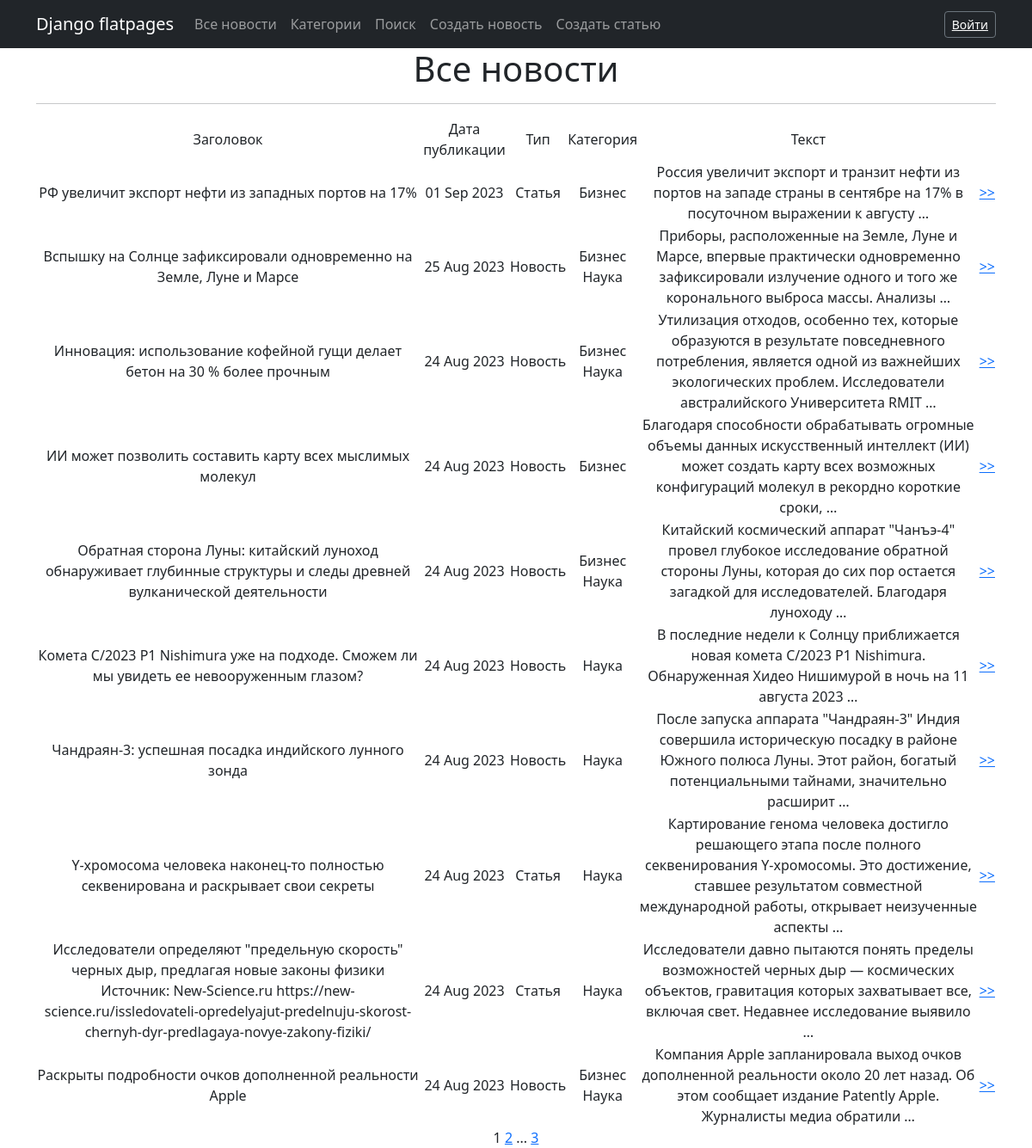
Page /news/ on the committed database.
### news/models.py (models this page shows, shortened)
class Post(models.Model):
    news = 'N'
    article = 'A'
    POSITIONS = [
        (news, 'Новость'),
        (article, 'Статья')
    ]
    author = models.ForeignKey(Author, on_delete=models.CASCADE)
    select = models.CharField(max_length=1, choices=POSITIONS, default=news)
    datetime = models.DateTimeField(auto_now_add=True)
    title = models.CharField(max_length=255)
    text = models.TextField()
    category = models.ManyToManyField(Category)
    rating = models.IntegerField(default=0)

class Category(models.Model):
    name = models.CharField(max_length=64, unique=True)
    subscribers = models.ManyToManyField(User)  # related_name='categories'
    def __str__(self):
        return self.name

### news/views.py (the view)
# urls.py: path('', PostList.as_view(), name='post_list'),
class PostList(ListView):
    model = Post
    ordering = '-datetime'
    template_name = 'news.html'
    context_object_name = 'posts'
    paginate_by = 10

### news/templatetags/custom_filters.py (called while the page is built)
@register.filter()
def type_filter(value):
    for a in Post.POSITIONS:
        if a[0] == value:
            return a[1]
    return None

@register.filter()
def censor(value):
    def check_word(word):
        for j in range(0, len(word_list)):
            if word.lower() == word_list[j]:
                new_word = word[0]
                for k in range(1, len(word)):
                    new_word += '*'
                word = new_word
        return word
    if type(value) != str:
        return 'Ошибка: "value" не строка!'
    s = ''
    i = 0
    new_word = ''
    while i < len(value):
        c = value[i]
        if (c != ' ') and (c != '.') and (c != ',') and (c != '!') and (c != '?') and (c != ' '):
            new_word += c
        else:
            if new_word != '':
                s = s + check_word(new_word) + c
                new_word = ''
            else:
                s += c
        i += 1
    if new_word != '':
        s = s + check_word(new_word)
    return s

### templates/news.html (shortened to what this page needs)
{% extends 'flatpages/default.html' %}
{% load custom_filters %}
{% block content %}
   <h1>Все новости</h1>
   <hr>
   {% if posts %}
       <table>
           <tr>
               <td>Заголовок</td>
               <td>Дата публикации</td>
               <td>Тип</td>
               <td>Категория</td>
               <td>Текст</td>
               <td></td>
           </tr>
           {% for post in posts %}
           <tr>
               <td>{{ post.title|censor }}</td>
               <td>{{ post.datetime|date:'d M Y' }}</td>
               <td>{{ post.select|type_filter }}</td>
               <td>{% for category in post.category.all %}{{ category }}<br/>{% endfor %}</td>
               <td>{{ post.text|censor|truncatewords:20 }}</td>
               <td><a href="{% url 'post_detal' post.pk %}">>></a></td>
           </tr>
           {% endfor %}
       </table>
   {% else %}
       <h2>Новостей нет!</h2>
   {% endif %}
   {{ page_obj.number }}
   {% if page_obj.has_next %}
       <a href="?page={{ page_obj.next_page_number }}">{{ page_obj.next_page_number }}</a>
       {% if paginator.num_pages != page_obj.next_page_number %}
           ...
           <a href="?page={{ page_obj.paginator.num_pages }}">{{ page_obj.paginator.num_pages }}</a>
       {% endif %}
   {% endif %}
{% endblock content %}

### templates/flatpages/default.html (shortened to what this page needs)
<!DOCTYPE html>
<html lang="en">
    <head>
        {% load static %}
        <link href="{% static 'css/styles.css' %}" rel="stylesheet" />
    </head>
    <body>
        <nav class="navbar navbar-expand-lg navbar-dark bg-dark static-top">
           <div class="container">
               <a class="navbar-brand" href="#">Django flatpages</a>
               <div class="collapse navbar-collapse" id="navbarResponsive">
                   <ul class="navbar-nav ml-auto">
                       <li class="nav-item">
                           <a class="nav-link" href="/news">Все новости</a>
                       </li>
                       <li class="nav-item">
                           <a class="nav-link" href="/news/categories/">Категории</a>
                       </li>
                       <li class="nav-item">
                           <a class="nav-link" href="/news/search/">Поиск</a>
                       </li>
                       <li class="nav-item">
                           <a class="nav-link" href="/news/create/">Создать новость</a>
                       </li>
                       <li class="nav-item">
                           <a class="nav-link" href="/articles/create/">Создать статью</a>
                       </li>
                   </ul>
               </div>
               <form class="form-inline">
               <span class="navbar-text">
                   {% if request.user.username %}
                       {{request.user.username}}
                       <button class="btn btn-sm btn-outline-secondary" type="button"> <a href="/profile/">Профиль</a> </button>
                       <button class="btn btn-sm btn-outline-secondary" type="button"> <a href="/sign/logout/">Выйти</a> </button>
                   {% else %}
                       <button class="btn btn-sm btn-outline-secondary" type="button"> <a href="/sign/login/">Войти</a> </button>
                   {% endif %}
               </span>
               </form>
           </div>
        </nav>
        <div class="container">
           <div class="row">
               <div class="col-lg-12 text-center">
                   {% block content %}{% endblock content %}
               </div>
           </div>
        </div>
    </body>
</html>

### rows in the picture
Post: title|censor "РФ увеличит экспорт нефти из западных портов на 17%", datetime "01 Sep 2023", select|type_filter "Статья", text|censor "Россия увеличит экспорт и транзит нефти из портов на западе страны в сентябре на 17% в посуточном выражении к августу …"
Category: name "Бизнес"
Post: title|censor "Вспышку на Солнце зафиксировали одновременно на Земле, Луне и Марсе", datetime "25 Aug 2023", select|type_filter "Новость", text|censor "Приборы, расположенные на Земле, Луне и Марсе, впервые практически одновременно зафиксировали излучение одного и того же коронального выброса массы. Анализы …"
Category: name "Наука"
Post: title|censor "Инновация: использование кофейной гущи делает бетон на 30 % более прочным", datetime "24 Aug 2023", select|type_filter "Новость", text|censor "Утилизация отходов, особенно тех, которые образуются в результате повседневного потребления, является одной из важнейших экологических проблем. Исследователи австралийского Университета RMIT …"
Post: title|censor "ИИ может позволить составить карту всех мыслимых молекул", datetime "24 Aug 2023", select|type_filter "Новость", text|censor "Благодаря способности обрабатывать огромные объемы данных искусственный интеллект (ИИ) может создать карту всех возможных конфигураций молекул в рекордно короткие сроки, …"
Post: title|censor "Обратная сторона Луны: китайский луноход обнаруживает глубинные структуры и следы древней вулканической деятельности", datetime "24 Aug 2023", select|type_filter "Новость", text|censor "Китайский космический аппарат \"Чанъэ-4\" провел глубокое исследование обратной стороны Луны, которая до сих пор остается загадкой для исследователей. Благодаря луноходу …"
Post: title|censor "Комета C/2023 P1 Nishimura уже на подходе. Сможем ли мы увидеть ее невооруженным глазом?", datetime "24 Aug 2023", select|type_filter "Новость", text|censor "В последние недели к Солнцу приближается новая комета C/2023 P1 Nishimura. Обнаруженная Хидео Нишимурой в ночь на 11 августа 2023 …"
Post: title|censor "Чандраян-3: успешная посадка индийского лунного зонда", datetime "24 Aug 2023", select|type_filter "Новость", text|censor "После запуска аппарата \"Чандраян-3\" Индия совершила историческую посадку в районе Южного полюса Луны. Этот район, богатый потенциальными тайнами, значительно расширит …"
Post: title|censor "Y-хромосома человека наконец-то полностью секвенирована и раскрывает свои секреты", datetime "24 Aug 2023", select|type_filter "Статья", text|censor "Картирование генома человека достигло решающего этапа после полного секвенирования Y-хромосомы. Это достижение, ставшее результатом совместной международной работы, открывает неизученные аспекты …"
Post: title|censor "Исследователи определяют \"предельную скорость\" черных дыр, предлагая новые законы физики Источник: New-Science.ru https://new-science.ru/issledovateli-opredelyajut-predelnuju-skorost-chernyh-dyr-predlagaya-novye-zakony-fiziki/", datetime "24 Aug 2023", select|type_filter "Статья", text|censor "Исследователи давно пытаются понять пределы возможностей черных дыр — космических объектов, гравитация которых захватывает все, включая свет. Недавнее исследование выявило …"
Post: title|censor "Раскрыты подробности очков дополненной реальности Apple", datetime "24 Aug 2023", select|type_filter "Новость", text|censor "Компания Apple запланировала выход очков дополненной реальности около 20 лет назад. Об этом сообщает издание Patently Apple. Журналисты медиа обратили …"

### other values in the picture
{{ page_obj.number }} "1"
{{ page_obj.next_page_number }} "2"
{{ page_obj.paginator.num_pages }} "3"
